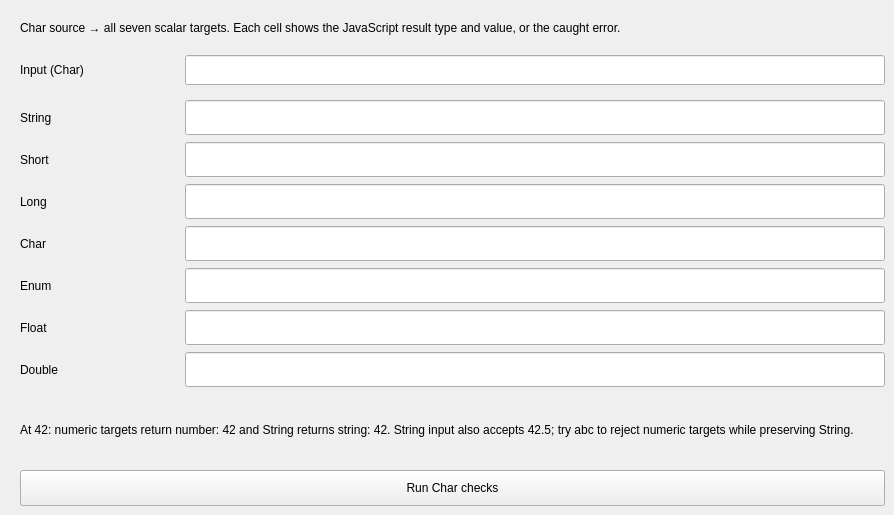
    <widget class="QWidget" name="CharTab">
     <attribute name="title">
      <string>Char</string>
     </attribute>
     <widget class="QLabel" name="CharDescription">
      <property name="geometry">
       <rect>
        <x>20</x>
        <y>10</y>
        <width>865</width>
        <height>36</height>
       </rect>
      </property>
      <property name="text">
       <string>Char source → all seven scalar targets. Each cell shows the JavaScript result type and value, or the caught error.</string>
      </property>
      <property name="wordWrap">
       <bool>true</bool>
      </property>
     </widget>
     <widget class="QLabel" name="CharInputLabel">
      <property name="geometry">
       <rect>
        <x>20</x>
        <y>55</y>
        <width>160</width>
        <height>30</height>
       </rect>
      </property>
      <property name="text">
       <string>Input (Char)</string>
      </property>
      <property name="wordWrap">
       <bool>true</bool>
      </property>
     </widget>
     <widget class="caTextEntry" name="CharInput">
      <property name="geometry">
       <rect>
        <x>185</x>
        <y>55</y>
        <width>700</width>
        <height>30</height>
       </rect>
      </property>
      <property name="channel">
       <string>internal://conversionInputChar</string>
      </property>
     </widget>
     <widget class="QLabel" name="ChartoStringLabel">
      <property name="geometry">
       <rect>
        <x>20</x>
        <y>100</y>
        <width>160</width>
        <height>35</height>
       </rect>
      </property>
      <property name="text">
       <string>String</string>
      </property>
      <property name="wordWrap">
       <bool>true</bool>
      </property>
     </widget>
     <widget class="caLineEdit" name="ChartoStringResult">
      <property name="geometry">
       <rect>
        <x>185</x>
        <y>100</y>
        <width>700</width>
        <height>35</height>
       </rect>
      </property>
      <property name="channel">
       <string>internal://conversionChartoString</string>
      </property>
     </widget>
     <widget class="QLabel" name="ChartoShortLabel">
      <property name="geometry">
       <rect>
        <x>20</x>
        <y>142</y>
        <width>160</width>
        <height>35</height>
       </rect>
      </property>
      <property name="text">
       <string>Short</string>
      </property>
      <property name="wordWrap">
       <bool>true</bool>
      </property>
     </widget>
     <widget class="caLineEdit" name="ChartoShortResult">
      <property name="geometry">
       <rect>
        <x>185</x>
        <y>142</y>
        <width>700</width>
        <height>35</height>
       </rect>
      </property>
      <property name="channel">
       <string>internal://conversionChartoShort</string>
      </property>
     </widget>
     <widget class="QLabel" name="ChartoLongLabel">
      <property name="geometry">
       <rect>
        <x>20</x>
        <y>184</y>
        <width>160</width>
        <height>35</height>
       </rect>
      </property>
      <property name="text">
       <string>Long</string>
      </property>
      <property name="wordWrap">
       <bool>true</bool>
      </property>
     </widget>
     <widget class="caLineEdit" name="ChartoLongResult">
      <property name="geometry">
       <rect>
        <x>185</x>
        <y>184</y>
        <width>700</width>
        <height>35</height>
       </rect>
      </property>
      <property name="channel">
       <string>internal://conversionChartoLong</string>
      </property>
     </widget>
     <widget class="QLabel" name="ChartoCharLabel">
      <property name="geometry">
       <rect>
        <x>20</x>
        <y>226</y>
        <width>160</width>
        <height>35</height>
       </rect>
      </property>
      <property name="text">
       <string>Char</string>
      </property>
      <property name="wordWrap">
       <bool>true</bool>
      </property>
     </widget>
     <widget class="caLineEdit" name="ChartoCharResult">
      <property name="geometry">
       <rect>
        <x>185</x>
        <y>226</y>
        <width>700</width>
        <height>35</height>
       </rect>
      </property>
      <property name="channel">
       <string>internal://conversionChartoChar</string>
      </property>
     </widget>
     <widget class="QLabel" name="ChartoEnumLabel">
      <property name="geometry">
       <rect>
        <x>20</x>
        <y>268</y>
        <width>160</width>
        <height>35</height>
       </rect>
      </property>
      <property name="text">
       <string>Enum</string>
      </property>
      <property name="wordWrap">
       <bool>true</bool>
      </property>
     </widget>
     <widget class="caLineEdit" name="ChartoEnumResult">
      <property name="geometry">
       <rect>
        <x>185</x>
        <y>268</y>
        <width>700</width>
        <height>35</height>
       </rect>
      </property>
      <property name="channel">
       <string>internal://conversionChartoEnum</string>
      </property>
     </widget>
     <widget class="QLabel" name="ChartoFloatLabel">
      <property name="geometry">
       <rect>
        <x>20</x>
        <y>310</y>
        <width>160</width>
        <height>35</height>
       </rect>
      </property>
      <property name="text">
       <string>Float</string>
      </property>
      <property name="wordWrap">
       <bool>true</bool>
      </property>
     </widget>
     <widget class="caLineEdit" name="ChartoFloatResult">
      <property name="geometry">
       <rect>
        <x>185</x>
        <y>310</y>
        <width>700</width>
        <height>35</height>
       </rect>
      </property>
      <property name="channel">
       <string>internal://conversionChartoFloat</string>
      </property>
     </widget>
     <widget class="QLabel" name="ChartoDoubleLabel">
      <property name="geometry">
       <rect>
        <x>20</x>
        <y>352</y>
        <width>160</width>
        <height>35</height>
       </rect>
      </property>
      <property name="text">
       <string>Double</string>
      </property>
      <property name="wordWrap">
       <bool>true</bool>
      </property>
     </widget>
     <widget class="caLineEdit" name="ChartoDoubleResult">
      <property name="geometry">
       <rect>
        <x>185</x>
        <y>352</y>
        <width>700</width>
        <height>35</height>
       </rect>
      </property>
      <property name="channel">
       <string>internal://conversionChartoDouble</string>
      </property>
     </widget>
     <widget class="QPushButton" name="CharRun">
      <property name="geometry">
       <rect>
        <x>20</x>
        <y>470</y>
        <width>865</width>
        <height>36</height>
       </rect>
      </property>
      <property name="text">
       <string>Run Char checks</string>
      </property>
     </widget>
     <widget class="QLabel" name="CharHints">
      <property name="geometry">
       <rect>
        <x>20</x>
        <y>400</y>
        <width>865</width>
        <height>60</height>
       </rect>
      </property>
      <property name="text">
       <string>At 42: numeric targets return number: 42 and String returns string: 42. String input also accepts 42.5; try abc to reject numeric targets while preserving String.</string>
      </property>
      <property name="wordWrap">
       <bool>true</bool>
      </property>
     </widget>
    </widget>
